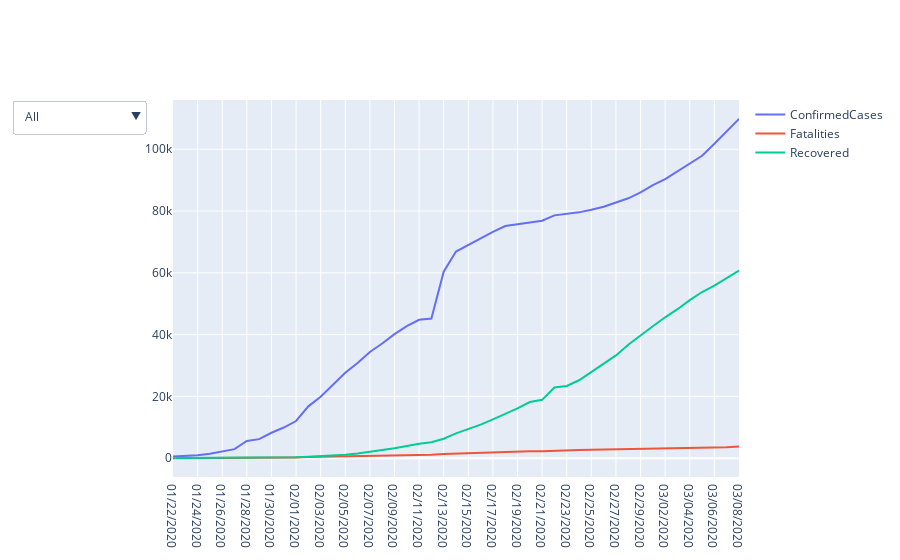

Notebook cell for this chart:
### Code cell
l = [df_world.columns.to_list()[1] , df_world.columns.to_list()[2] ,df_world.columns.to_list()[3]]
fig = go.Figure()

for column in l:
    fig.add_trace(
        go.Scatter(
            x = df_world['Date'],
            y = df_world[column],
            name = column
        )
    )
fig.update_layout(
    updatemenus=[go.layout.Updatemenu(
        active=0,
        buttons=list(
            [dict(label = 'All',
                  method = 'update',
                  args = [{'visible': [True, True,True]},
                          {'title': 'All',
                           'showlegend':True}]),
             dict(label = 'ConfirmedCases',
                  method = 'update',
                  args = [{'visible': [True, False,False]}, 
                          {'title': 'ConfirmedCases',
                           'showlegend':True}]),
             dict(label = 'Fatalities',
                  method = 'update',
                  args = [{'visible': [False,True,False]},
                          {'title': 'Fatalities',
                           'showlegend':True}]),
              dict(label = 'Recovered',
                  method = 'update',
                  args = [{'visible': [False,False,True]},
                          {'title': 'Recovered',
                           'showlegend':True}]),
            ])
        )
    ])

fig.show()

### Figure 1 — Plotly figure (JSON) as saved in the notebook; plotly's stock layout.template omitted (floating-point values rounded to 4 significant figures)
{"data": [{"name": "ConfirmedCases", "type": "scatter", "x": ["01/22/2020", "01/23/2020", "01/24/2020", "01/25/2020", "01/26/2020", "01/27/2020", "01/28/2020", "01/29/2020", "01/30/2020", "01/31/2020", "02/01/2020", "02/02/2020", "02/03/2020", "02/04/2020", "02/05/2020", "02/06/2020", "02/07/2020", "02/08/2020", "02/09/2020", "02/10/2020", "02/11/2020", "02/12/2020", "02/13/2020", "02/14/2020", "02/15/2020", "02/16/2020", "02/17/2020", "02/18/2020", "02/19/2020", "02/20/2020", "02/21/2020", "02/22/2020", "02/23/2020", "02/24/2020", "02/25/2020", "02/26/2020", "02/27/2020", "02/28/2020", "02/29/2020", "03/01/2020", "03/02/2020", "03/03/2020", "03/04/2020", "03/05/2020", "03/06/2020", "03/07/2020", "03/08/2020"], "y": [555, 653, 941, 1438, 2118, 2927, 5578, 6165, 8235, 9925, 12038, 16787, 19881, 23892, 27636, 30818, 34392, 37121, 40151, 42763, 44803, 45222, 60370, 66887, 69032, 71226, 73260, 75138, 75641, 76199, 76843, 78599, 78985, 79570, 80415, 81397, 82756, 84124, 86013, 88371, 90309, 92844, 95124, 97886, 101800, 105836, 109835]}, {"name": "Fatalities", "type": "scatter", "x": ["01/22/2020", "01/23/2020", "01/24/2020", "01/25/2020", "01/26/2020", "01/27/2020", "01/28/2020", "01/29/2020", "01/30/2020", "01/31/2020", "02/01/2020", "02/02/2020", "02/03/2020", "02/04/2020", "02/05/2020", "02/06/2020", "02/07/2020", "02/08/2020", "02/09/2020", "02/10/2020", "02/11/2020", "02/12/2020", "02/13/2020", "02/14/2020", "02/15/2020", "02/16/2020", "02/17/2020", "02/18/2020", "02/19/2020", "02/20/2020", "02/21/2020", "02/22/2020", "02/23/2020", "02/24/2020", "02/25/2020", "02/26/2020", "02/27/2020", "02/28/2020", "02/29/2020", "03/01/2020", "03/02/2020", "03/03/2020", "03/04/2020", "03/05/2020", "03/06/2020", "03/07/2020", "03/08/2020"], "y": [17, 18, 26, 42, 56, 82, 131, 133, 171, 213, 259, 362, 426, 492, 564, 634, 719, 806, 906, 1013, 1113, 1118, 1371, 1523, 1666, 1770, 1868, 2007, 2122, 2247, 2251, 2458, 2469, 2629, 2708, 2770, 2814, 2872, 2941, 2996, 3085, 3160, 3254, 3348, 3460, 3558, 3803]}, {"name": "Recovered", "type": "scatter", "x": ["01/22/2020", "01/23/2020", "01/24/2020", "01/25/2020", "01/26/2020", "01/27/2020", "01/28/2020", "01/29/2020", "01/30/2020", "01/31/2020", "02/01/2020", "02/02/2020", "02/03/2020", "02/04/2020", "02/05/2020", "02/06/2020", "02/07/2020", "02/08/2020", "02/09/2020", "02/10/2020", "02/11/2020", "02/12/2020", "02/13/2020", "02/14/2020", "02/15/2020", "02/16/2020", "02/17/2020", "02/18/2020", "02/19/2020", "02/20/2020", "02/21/2020", "02/22/2020", "02/23/2020", "02/24/2020", "02/25/2020", "02/26/2020", "02/27/2020", "02/28/2020", "02/29/2020", "03/01/2020", "03/02/2020", "03/03/2020", "03/04/2020", "03/05/2020", "03/06/2020", "03/07/2020", "03/08/2020"], "y": [28, 30, 36, 39, 52, 61, 107, 126, 143, 222, 284, 472, 623, 852, 1124, 1487, 2011, 2616, 3244, 3946, 4683, 5150, 6295, 8058, 9395, 10865, 12583, 14352, 16121, 18177, 18890, 22886, 23394, 25227, 27905, 30384, 33277, 36711, 39782, 42716, 45602, 48229, 51171, 53797, 55866, 58359, 60695]}], "layout": {"updatemenus": [{"active": 0, "buttons": [{"args": [{"visible": [true, true, true]}, {"showlegend": true, "title": "All"}], "label": "All", "method": "update"}, {"args": [{"visible": [true, false, false]}, {"showlegend": true, "title": "ConfirmedCases"}], "label": "ConfirmedCases", "method": "update"}, {"args": [{"visible": [false, true, false]}, {"showlegend": true, "title": "Fatalities"}], "label": "Fatalities", "method": "update"}, {"args": [{"visible": [false, false, true]}, {"showlegend": true, "title": "Recovered"}], "label": "Recovered", "method": "update"}]}]}}
